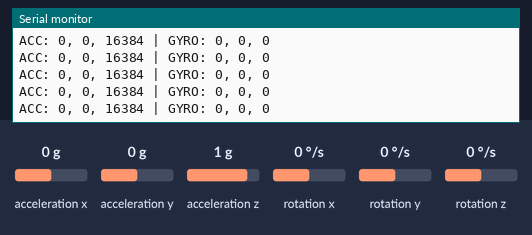
The sketch below on a simulated Arduino Uno, built with avr-gcc and run on an emulated ATmega328P. Parts: the last lines printed to the serial monitor. Inputs (shaded band) come from the test bench; at power-on: acceleration x 0 g, acceleration y 0 g, acceleration z 1 g, rotation x 0 °/s, rotation y 0 °/s, rotation z 0 °/s.

Above: at 1.4 s.
1.5 s: acceleration x set to -1.4 g
At 2.3 s:
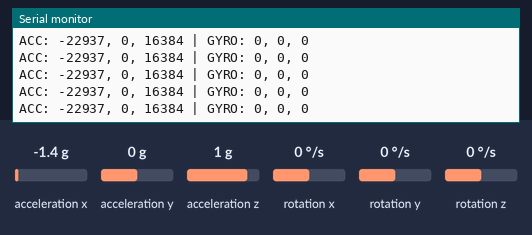
3.0 s: acceleration x set to 0.8 g
At 3.5 s:
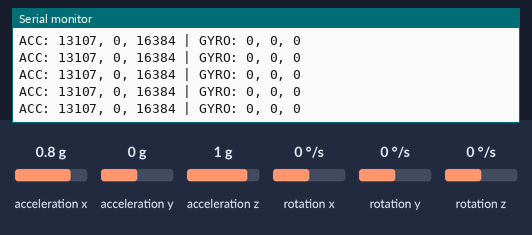
6.0 s: acceleration y set to 0.8 g
At 6.6 s:
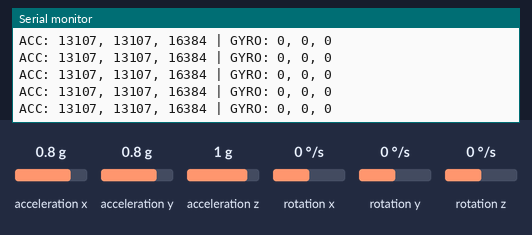
9.0 s: acceleration z set to -1.4 g
At 10.0 s:
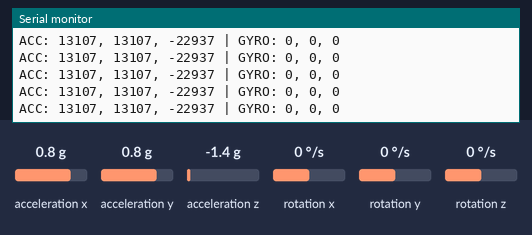
10.5 s: rotation x set to -192 °/s
At 11.5 s:
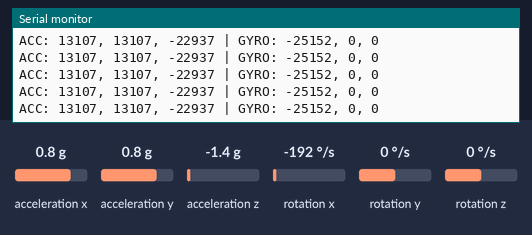
16.5 s: acceleration y set to -1.4 g
At 17.3 s:
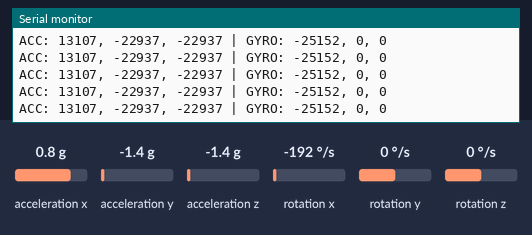
Timing chart, 0 to 19.5 s (numbered marks = the images above; inputs shaded):
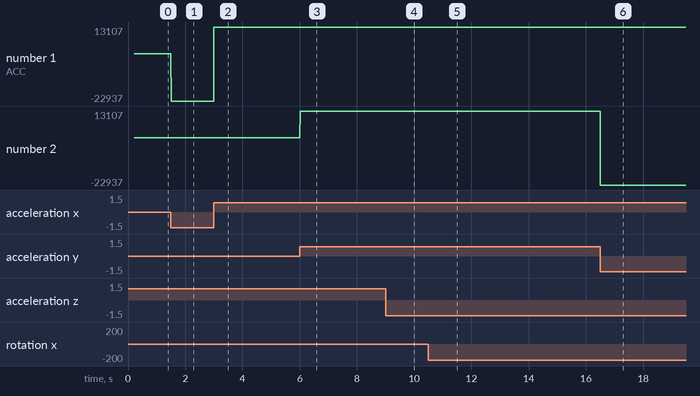

The sketch:

MPU.ino
```cpp
#include <Wire.h>
#include <MPU6050.h>
//cf) https://chatgpt.com/share/69a16724-a8e0-8002-8614-90b82d7c1a18
//デフォルト
#define SDA_PIN 4
#define SCL_PIN 5

MPU6050 mpu(0x68);

void setup() {
  Serial.begin(115200);
  //while (!Serial);//シリアルポートを開かれるまで待つ(デバッグ用。本番書きは使用禁止)
  Wire.end();
  //GPIO初期化、I2C BUS 解放(GPIO安定化のため一応書くべき)
  pinMode(SDA_PIN, INPUT_PULLUP);
  pinMode(SCL_PIN, INPUT_PULLUP);
  delay(20);
  //デフォルトはSDA=4,SCL=5、明示することが望ましい
  Wire.setSDA(SDA_PIN);
  Wire.setSCL(SCL_PIN);
  Wire.begin();
  //Wire.setClock(100000);   //100kHz(安全)
  Wire.setClock(400000);   // 400kHz(仕様上はここまでOK)
  delay(200);
  mpu.initialize();//MPU初期化
  mpu.setDLPFMode(3);//DLPF（内部ローパス）の帯域を44Hzに設定、遅延を減らす(0にするとノイズが入るが最速)
  mpu.setRate(7);//サンプルレート約125Hz(I2C負荷が減るらしい)
}

void loop() {

  int16_t ax, ay, az;
  int16_t gx, gy, gz;

  mpu.getMotion6(&ax, &ay, &az, &gx, &gy, &gz);
//   if (mpu.testConnection()) {
//     Serial.print("MPU6050 connected__");
//   } else {
//     Serial.print("connection failed__");
//   }
  Serial.print("ACC: ");
  Serial.print(ax); Serial.print(", ");
  Serial.print(ay); Serial.print(", ");
  Serial.print(az);

  Serial.print(" | GYRO: ");
  Serial.print(gx); Serial.print(", ");
  Serial.print(gy); Serial.print(", ");
  Serial.println(gz);

  delay(10);
}
```

Measured:
- after the input at 1.5 s, the serial monitor: prints a new line at once (image 1)
- after the input at 3.0 s, the serial monitor: prints a new line at once (image 2)
- after the input at 6.0 s, the serial monitor: prints a new line at once (image 3)
- after the input at 9.0 s, the serial monitor: prints a new line at once (image 4)
- after the input at 10.5 s, the serial monitor: prints a new line at once (image 5)
- after the input at 16.5 s, the serial monitor: prints a new line at once (image 6)
- plotted number 1: 0 → -22937 after the input at 1.5 s, -22937 → 13107 after the input at 3.0 s
